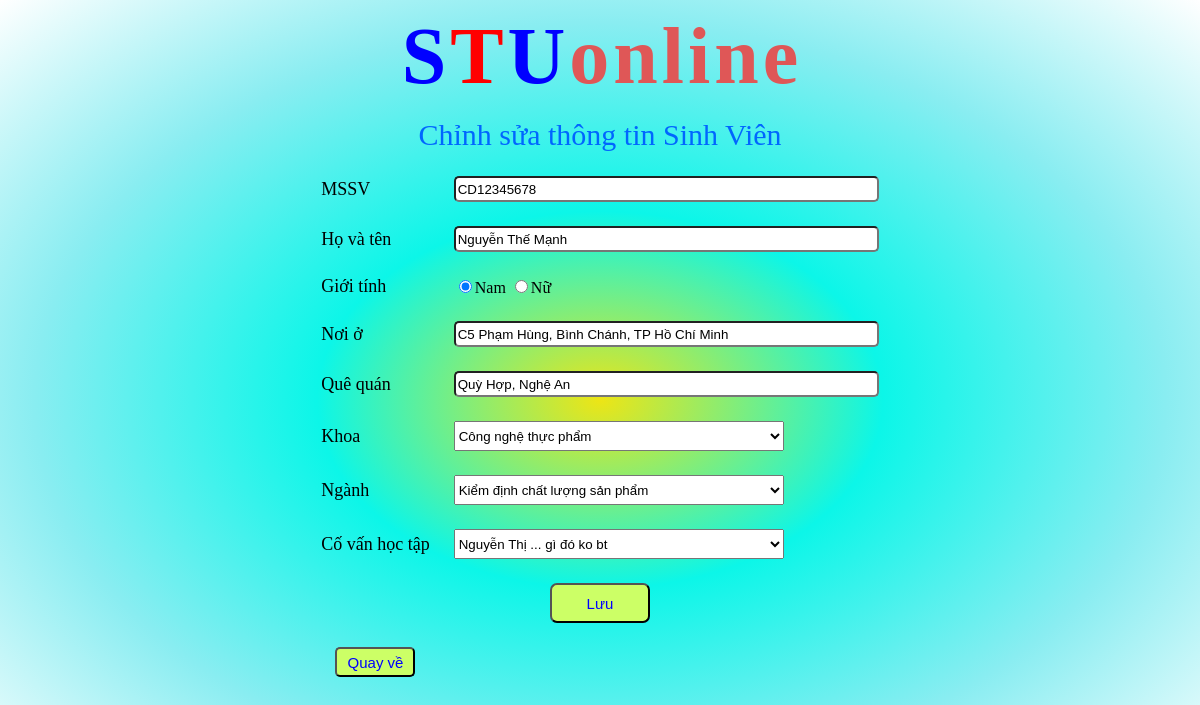
Screenshot of /chinhsuasv.php?mssv=CD12345678 (signed in) with the database file from the repository.
### tables this page shows
CREATE TABLE IF NOT EXISTS `sinhvien` (
  `mssv` varchar(10) NOT NULL,
  `pass` varchar(12) NOT NULL,
  `hoten` tinytext NOT NULL,
  `gt` tinytext NOT NULL,
  `quequan` tinytext NOT NULL,
  `noio` tinytext NOT NULL,
  `manv` varchar(10) DEFAULT NULL,
  `sothich` tinytext,
  `avt` tinytext,
  `email` tinytext,
  `sdt` int(12) DEFAULT NULL,
  `manganh` varchar(10) DEFAULT NULL,
  `makhoa` varchar(10) DEFAULT NULL,
  `covanht` varchar(10) DEFAULT NULL,
  PRIMARY KEY (`mssv`),
  KEY `makhoa` (`makhoa`),
  KEY `manganh` (`manganh`),
  KEY `manv` (`manv`),
  KEY `covanht` (`covanht`)
);

### classes/Db.class.php (called while the page is built, shortened)
<?php
class Db{
		private $dbh= null;
		public function __construct()
		{
			$driver="mysql:host=". HOST."; dbname=". DB_NAME;
			try
			{
				$this->dbh = new PDO($driver, DB_USER, DB_PASS);
				$this->dbh->query("set names 'utf8' ");
			}
			catch(PDOException $e)
			{
				echo "Err:". $e->getMessage();	exit();
			}
		}
		private function query($sql, $arr = array(), $mode = PDO::FETCH_ASSOC)
		{
			$stm = $this->dbh->prepare($sql);
			if (!$stm->execute( $arr))
				{
				echo "Sql lỗi."; exit;
				}
			return $stm->fetchAll($mode);
		}
		public function select($sql,  $arr = array(), $mode = PDO::FETCH_ASSOC)
		{
			return $this->query($sql, $arr, $mode);
		}
	}
?>

### chinhsuasv.php (the view, shortened to what this page needs)
<!doctype html>
<html>
<head><meta http-equiv="content-type" content="text/html;charset=utf-8"/>
    <link href="css/hover.css" rel="stylesheet" media="all">
     <link href="css/magic.css" rel="stylesheet">
     <link href="css/logoheader.css" rel="stylesheet">
     <link href="css/formnv.css" rel="stylesheet">
</head>
<body >
    <?php
        $laymssv = $_GET["mssv"];
        $obj = new Db();
        $row = $obj->select("select * from sinhvien where mssv = '$laymssv' ");
        $rowskhoa=$obj->select('select tenkhoa from khoa');
        $rowsnganh=$obj->select('select tennganh from nganh');
        $rowscvht=$obj->select('select hoten from giangvien');
        foreach ($row as $row)
        {
            $valuemssv = $row["mssv"];
            $valueten = $row["hoten"];
            $valuenoio = $row["noio"];
            $valuequequan = $row["quequan"];
        }
    ?>
    <table align="center" class="tb" enctype="multipart/form-data">
        <tr class="logo"><td class="logophai stu1">S</td><td class="logotrai stu2">T</td><td class="logophai stu1">U</td><td class="logotrai">o</td><td class="logophai">n</td><td class="logotrai">l</td><td class="logophai">i</td><td class="logotrai">n</td><td class="logophai">e</td></tr>
    </table>
            <form method="post" enctype="multipart/form-data" action="updatesv.php" >
            <table style="margin:0 auto" cellpadding="11px">
            	<tr >
                	<td colspan="2" align="center" style="color:rgba(0,102,255,1);font-size:30px;font-family:'Comic Sans MS', cursive">Chỉnh sửa thông tin Sinh Viên</td>
                </tr>
                <tr>
                	<td class="nvnhap">MSSV</td>
                    <td ><input class="vien" type="text" name="masv" placeholder="Nhập mã số sinh viên" size="50" maxlength="10" required value="<?php echo $valuemssv ?>" /></td>
                </tr>
                <tr>
                	<td class="nvnhap">Họ và tên</td>
                    <td><input class="vien" type="text" name="hoten" placeholder="Nhập họ và tên sinh viên" size="50" required value="<?php echo $valueten ?>"/></td>
                </tr>
                <tr>
                	<td class="nvnhap">Giới tính</td>
                    <td><input type="radio" name="gt" value="Nam" checked="checked" class="gt1" />Nam <input type="radio" name="gt" value="Nữ" class="gt1" />Nữ </td>
                </tr>
                <tr>
                	<td class="nvnhap">Nơi ở</td>
                    <td><input class="vien" type="text" name="noio" placeholder="Nhập nơi ở sinh viên" size="50" required value="<?php echo $valuenoio ?>"/></td>
                </tr>
                <tr>
                	<td class="nvnhap">Quê quán</td>
                     <td><input class="vien" type="text" name="quequan" placeholder="Nhập quê quán của sinh viên" size="50" required value="<?php echo $valuequequan ?>"/></td>
                </tr>
                <tr>
                    <td class="nvnhap">Khoa</td>
                     <td>
                        <select name="tenkhoa" style="width: 330px;height: 30px">
                          <?php
                            foreach($rowskhoa as $khoa)
                            {
                           ?>
                                       <option><?php echo $khoa['tenkhoa']?></option>
                                <?php
                           }
                          ?>
                    </select>
                     </td>
                </tr>
                <tr>
                    <td class="nvnhap">Ngành</td>
                        <td>
                        <select name="tennganh" style="width: 330px;height: 30px">
                        <?php
                        foreach($rowsnganh as $nganh)
                        {
                       ?>
                         <option><?php echo $nganh['tennganh']?></option>
                      <?php
                       }
                      ?>
                    </select>
                     </td>
                </tr>
                <tr>
                    <td class="nvnhap">Cố vấn học tập</td>
                     <td>
                     <select name="tengv" style="width: 330px;height: 30px" required>
                        <?php
                         foreach($rowscvht as $cvht)
                        {
                           ?>
                             <option><?php echo $cvht['hoten']?></option>
                          <?php
                        }
                          ?>
                    </select></td>
                </tr>
                <tr>
                    <td align="center" colspan="2"><input type="submit" name="sm" value="Lưu" class="gui" /></td>
                </tr>
                <tr>
                   <td align="center"><a href="themsinhvien.php"><input type="button" name="qv" value="Quay về" class="rs" /></a></td>
                </tr>
            </table>
            </form>
</body>
</html>

### css/logoheader.css (style rules this page uses)
body { background: -webkit-repeating-radial-gradient(center, #EDE515, #0CF6E8,#89EDF1,#FFFFFF); background-repeat: no-repeat; background-size: 100%; background-attachment: fixed; }
.logophai { animation: chuyendong1 1s ease-out 0s 1 normal; }
.logotrai { animation: chuyendong2 1s ease-out 0s 1 normal; }
.logo { color: #DF5757; font-size: 80px; font-weight: bold; }
.stu1 { color: blue; }
.stu2 { color: red; }

### DKMHOnline/css/formnv.css (style rules this page uses)
.nvnhap { font-size: 18px; }
.gui { border-radius: 7px; height: 40px; width: 100px; background: #CCFF66; color: blue; font-size: 15px; }
.rs { border-radius: 5px; height: 30px; width: 80px; background: #CCFF66; color: blue; font-size: 15px }
.vien { border-radius: 5px; height: 20px; }
.gt1 { font-size: 15px; }

### rows the page displays
sinhvien: masv "CD12345678", hoten "Nguyễn Thế Mạnh", noio "C5 Phạm Hùng, Bình Chánh, TP Hồ Chí Minh", quequan "Quỳ Hợp, Nghệ An"

### other values shown
form field tenkhoa "Công nghệ thực phẩm"
form field tennganh "Kiểm định chất lượng sản phẩm"
form field tengv "Nguyễn Thị ... gì đó ko bt"
